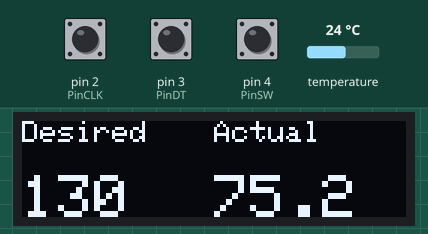
The program below on a simulated Arduino Nano, built with avr-gcc and run on an emulated ATmega328P. On the bench: 128×32 one-colour display. Inputs (shaded band) come from the test bench; at power-on: temperature 24 °C, pin 2 (PinCLK) LOW, pin 3 (PinDT) HIGH, pin 4 (PinSW) HIGH. What the program prints to the serial monitor is not drawn.

Above: at 2.3 s.
2.4 s: temperature set to 12 °C
At 4.6 s:
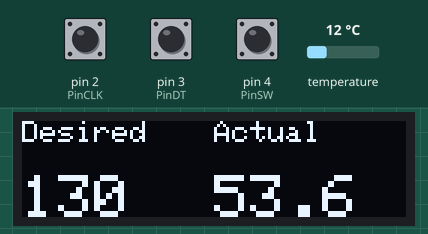
7.2 s: temperature set to 19 °C
At 8.3 s:
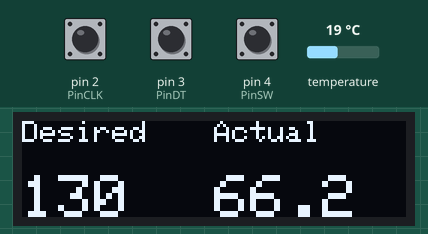
9.5 s: temperature set to 28 °C
At 10.7 s:
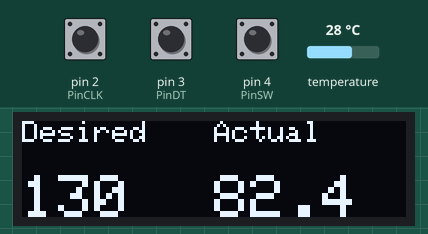
11.1 s: pin 2 (PinCLK) pulsed HIGH 5 times (0.12 s each, 0.3 s apart)
At 15.0 s:
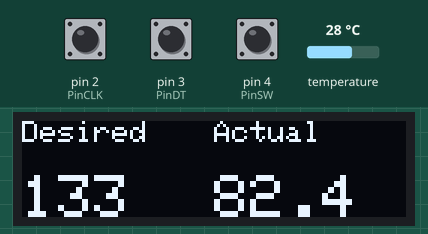
Timing chart, 0 to 15.4 s (numbered marks = the images above; inputs shaded):
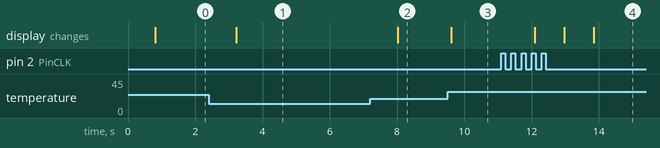

Measured:
- after the input at 2.4 s, the display: changes after 0.81 s (image 1)
- after the input at 7.2 s, the display: changes after 0.81 s (image 2)
- after the input at 9.5 s, the display: changes after 0.11 s (image 3)
- after the input at 11.1 s, the display: first changes after 0.99 s (image 4 shows a later state)

The program:

main.cpp
```cpp
#include <SPI.h>
#include <Wire.h>
#include <OneWire.h>
#include <DallasTemperature.h>
#include <Adafruit_SSD1306.h>
// #include <Adafruit_GFX.h>

#define ONE_WIRE_BUS 5 // Thermometer Pin

#define SCREEN_WIDTH 128 // OLED display width, in pixels
#define SCREEN_HEIGHT 32 // OLED display height, in pixels

// Declaration for an SSD1306 display connected to I2C (SDA, SCL pins)

#define OLED_RESET     -1 // Reset pin # (or -1 if sharing Arduino reset pin)

OneWire oneWire(ONE_WIRE_BUS);
DallasTemperature sensors(&oneWire);

volatile boolean TurnDetected;
volatile boolean up;

const int PinCLK=2;                   // Used for generating interrupts using CLK signal
const int PinDT=3;                    // Used for reading DT signal
const int PinSW=4;                    // Used for the push button switch

float dTemp = 130;
float temp;

void isr ()  {                    // Interrupt service routine is executed when a HIGH to LOW transition is detected on CLK
 if (digitalRead(PinCLK))
   up = digitalRead(PinDT);
 else
   up = !digitalRead(PinDT);
 TurnDetected = true;
}


Adafruit_SSD1306 display(SCREEN_WIDTH, SCREEN_HEIGHT, &Wire, OLED_RESET);

static const unsigned char PROGMEM logo_bmp[] =
    { B00000000, B11000000,
    B00000001, B11000000,
    B00000001, B11000000,
    B00000011, B11100000,
    B11110011, B11100000,
    B11111110, B11111000,
    B01111110, B11111111,
    B00110011, B10011111,
    B00011111, B11111100,
    B00001101, B01110000,
    B00011011, B10100000,
    B00111111, B11100000,
    B00111111, B11110000,
    B01111100, B11110000,
    B01110000, B01110000,
    B00000000, B00110000 };

void updatetemps(float desiredTemp,float actualTemp) {
    display.clearDisplay();

    display.setTextSize(1);             // Normal 1:1 pixel scale
    display.setTextColor(WHITE);        // Draw white text
    display.setCursor(0,0);             // Start at top-left corner
    display.println(F("Desired "));
    display.setCursor(64,0);
    display.println(F("Actual"));

    display.setCursor(0,18);
    display.setTextSize(2);             // Draw 3X-scale text
    display.setTextColor(WHITE);
    display.print(desiredTemp , 0);

    display.setCursor(64,18);
    display.setTextSize(2);             // Draw 3X-scale text
    display.setTextColor(WHITE);
    display.print(actualTemp, 1);

    display.display();
    delay(20);
    }

void setup() {
    pinMode(PinCLK,INPUT);
    pinMode(PinDT,INPUT);
    pinMode(PinSW,INPUT);
    attachInterrupt (0,isr,FALLING);
    Serial.begin(9600);

    // SSD1306_SWITCHCAPVCC = generate display voltage from 3.3V internally
    if(!display.begin(SSD1306_SWITCHCAPVCC, 0x3C)) { // Address 0x3C for 128x32
    Serial.println(F("SSD1306 allocation failed"));
    for(;;); // Don't proceed, loop forever
    }
}

void loop() {
    sensors.requestTemperatures();

    updatetemps(dTemp , sensors.getTempFByIndex(0));

    static long virtualPosition=0;    // without STATIC it does not count correctly!!!

    if (!(digitalRead(PinSW))) {      // check if pushbutton is pressed
        virtualPosition=0;              // if YES, then reset counter to ZERO
        Serial.print ("Reset = ");      // Using the word RESET instead of COUNT here to find out a buggy encoder

        Serial.println (virtualPosition);
        }

    if (TurnDetected)  {		    // do this only if rotation was detected
        if (up)
            dTemp --;
        else
            dTemp ++;
        Serial.print(dTemp);
        TurnDetected = false;          // do NOT repeat IF loop until new rotation detected
        delay(75);
    }

}
```
